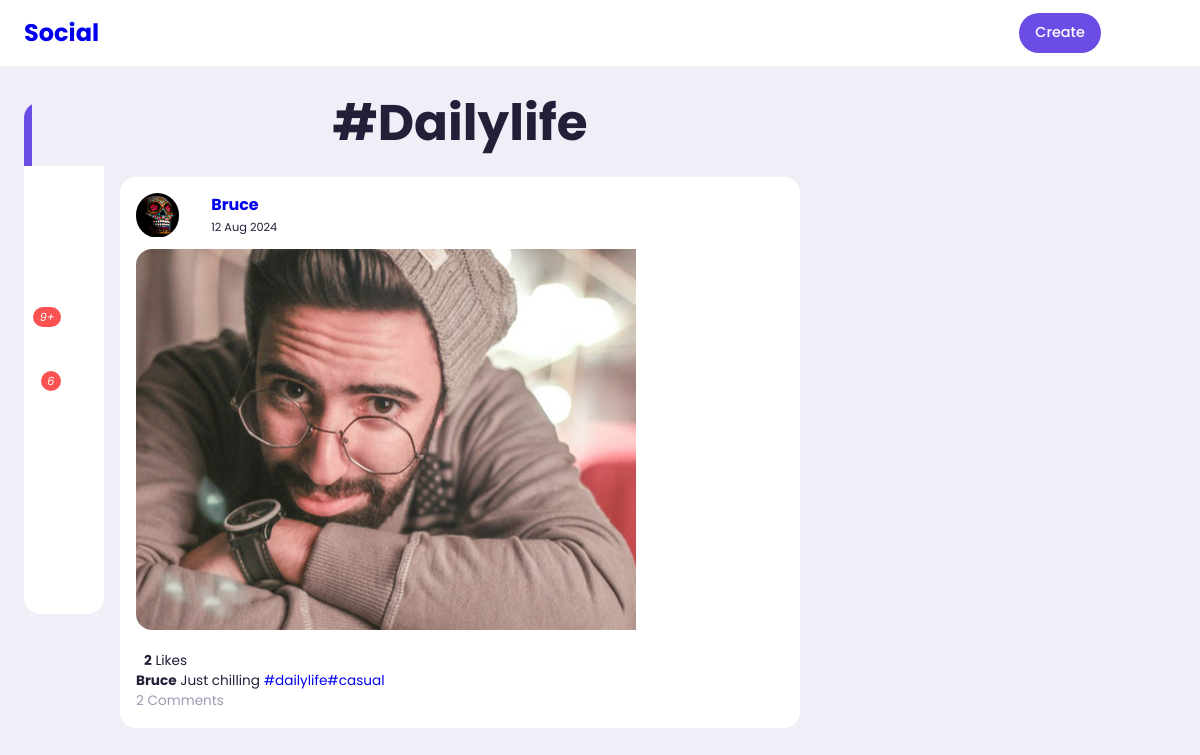
The page /tag/0661a571-58c1-11ef-9a7d-2c3b7007bc14 on the database its author committed.
### post/models.py (models this page shows, shortened)
class Tag(models.Model):
    title = models.CharField(max_length=100,verbose_name="Tag")
    slug = models.SlugField(null=False,unique=True,default=uuid.uuid1)
    class Meta:
        verbose_name  = 'Tag'
        verbose_name_plural = 'Tags'
    def get_absolute_url(self):
        return reverse('tags',args=[self.slug])
    def __str__(self) :
        return self.title

class Post(models.Model):
    id = models.UUIDField(primary_key=True,default=uuid.uuid4,editable=False)
    picture = models.ImageField(upload_to=user_directory_path,verbose_name="Picture",null=True)
    caption = models.CharField(max_length=10000,verbose_name="Caption")
    posted = models.DateTimeField(auto_now_add=True)
    tag = models.ManyToManyField(Tag,related_name="tags")
    user = models.ForeignKey(User,on_delete=models.CASCADE)
    likes = models.ManyToManyField(User,related_name="likedposts",through="LikedPost")

### userauths/models.py (models this page shows, shortened)
class Profile(models.Model):
    user = models.OneToOneField(User, related_name='profile', on_delete=models.CASCADE)
    image = models.ImageField(upload_to="profile_picture", null=True, default="default.jpg")
    first_name = models.CharField(max_length=200, null=True, blank=True)
    last_name = models.CharField(max_length=200, null=True, blank=True)
    bio = models.CharField(max_length=200, null=True, blank=True)
    location = models.CharField(max_length=200, null=True, blank=True)
    url = models.URLField(max_length=200, null=True, blank=True)
    favourite = models.ManyToManyField(Post,blank=True)

### post/views.py (the view)
# urls.py: path('tag/<slug:tag_slug>',views.Tags,name='tags'),
def Tags(request,tag_slug):
    tag=get_object_or_404(Tag,slug=tag_slug)
    posts = Post.objects.filter(tag=tag).order_by('-posted')
    context={
        'posts' : posts,
        'tag' : tag
    }
    return render(request,'post/tag.html',context)

### post/templates/post/tag.html
{%extends 'base.html'%}
{%load static%}
    {%block content%}
<div class="middle">
    <header>
        <div>
         <h1 style="font-size: 50px; text-align:center; font-weight: bold; ">
            #{{tag.title|title}}</h1>
        </div>
    </header>
    <div class="feeds">
        {% for post in posts %}
            {%include 'post/post.html' %}
        {% endfor %}
    </div>
</div>
{% endblock content %}

### post/templates/post/post.html (shortened to what this page needs)
{%load static%}
    <div class="feed">
        <div class="head">
            <div class="user">
                <div class="profile-photo">
                    <a href = "{% url 'profile' post.user.profile.user %}">
                     <img src="{{post.user.profile.image.url}}"/>
                </div>
                <div class="ingo">
                    <h3>{{post.user.username}}</h3>
                    <small>{{post.posted|date:"d M Y"}}</small>
                </div>
            </div>
        </div>
        <div class="photo">
            <a href="{%url 'post-details' post.id%}">
                <img src="{{post.picture.url}}" alt="Alternative text"  style="width: 500px; height: 381px; object-fit: cover;" >
            </a>
        </div>
        {%include 'snippets/action-buttons.html' %}
        <div class="caption">
            <p><b>{{post.user.username}}</b> {{post.caption}}
                 <span class="harsh-tag">{% for tag in post.tag.all%}<a href ="{{tag.get_absolute_url}}">#{{tag}}</a>{% endfor %}</span></p>
        </div>
        <div>
            {% if post.comments.count <= 1 %}
             <div class="comments text-muted"> {{post.comments.count}} Comment</div>
            {%elif post.comments.count > 1%}
            <div class="comments text-muted"> {{post.comments.count}} Comments</div>
             {%endif%}
        </div>
    </div>

### templates/snippets/action-buttons.html (shortened to what this page needs)
{%load static%}
<div class="liked-by" id="like-section-{{ post.id }}">
  {%if post.likes.count > 1%}
  <p id="like-{{ post.id }}"><b>{{ post.likes.count }}</b> Likes</p>
  {%else%}
  <p id="like-{{ post.id }}"><b>{{ post.likes.count }}</b> Like</p>
  {%endif%}
</div>

### static/style.css (style rules this page uses)
:root { --primary-color-hue: 252; --dark-color-lightness:17%; --light-color-lightness:95%; --white-color-lightness:100%; --color-dark : hsl(252,30%, var(--dark-color-lightness)); --color-light : hsl(252,30%,var(--light-color-lightness)); --color-gray : hsl(var(--primary-color-hue),15%,65%); --color-primary: hsl(var(--primary-color-hue),75%,60%); --color-secondary: hsl(252,100%,90%); --color-danger: hsl(0,95%,65%); --color-sucsess: hsl(120,95%,65%); --color-white: hsl(252,30%,var(--white-color-lightness)); --color-black : hsl(252,30%,10%); --border-radius: 2rem; --card-border-radius: 1rem; --btn-padding: 0.6rem 1rem; --search-padding: 0.6rem 1rem; --card-padding: 1rem; --sticky-top-left: 5.4rem; --sticky-top-right: -18rem; }
*, *::before, *::after { margin: 0; padding: 0; outline: 0; box-sizing: border-box; text-decoration: none; list-style: none; border: none; }
body { font-family: "Poppins",sans-serif ; color: var(--color-dark); background: var(--color-light); overflow-x: hidden; }
.profile-photo { width: 2.7rem; aspect-ratio: 1/1; border-radius: 50%; overflow: hidden; }
img { display: block; width: 100%; }
.text-muted { color: var(--color-gray); }
.middle .feeds .feed { background: var(--color-white); border-radius: var(--card-border-radius); padding: var(--card-padding); margin: 1rem 0; font-size: 0.85rem; line-height: 1.5; }
.middle .feed .head { display: flex; justify-content: space-between; }
.middle .feed .user { display: flex; gap: 1rem; }
.middle .feed .photo { border-radius: var(--card-border-radius); overflow: hidden; margin: 0.7rem 0; }
.middle .liked-by { display: flex; }
.middle .liked-by p { margin-left: 0.5rem; }

### rows shown on the page
Tag: title "Dailylife", title "dailylife"
Post: user.profile.image (picture), user.username "Bruce", posted "12 Aug 2024", picture (picture), likes.count "2", caption "Just chilling", comments.count "2"
Tag: title "casual"
